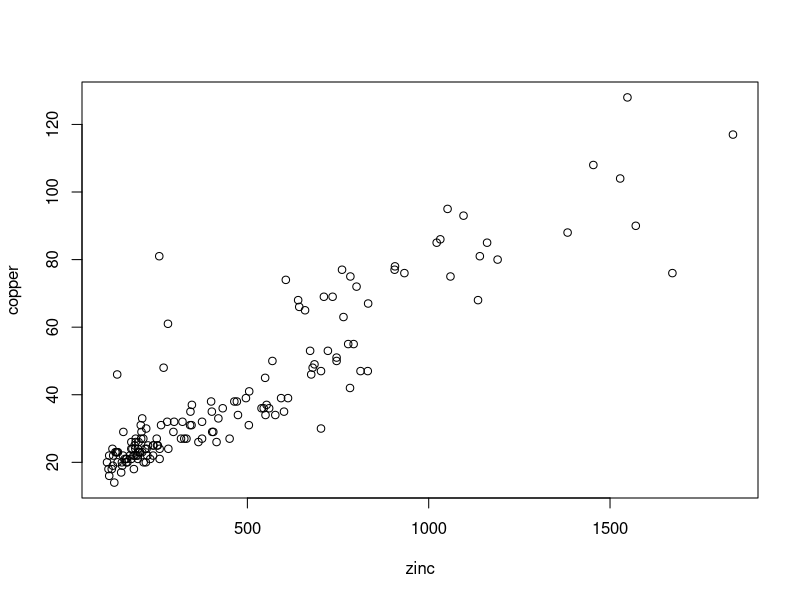
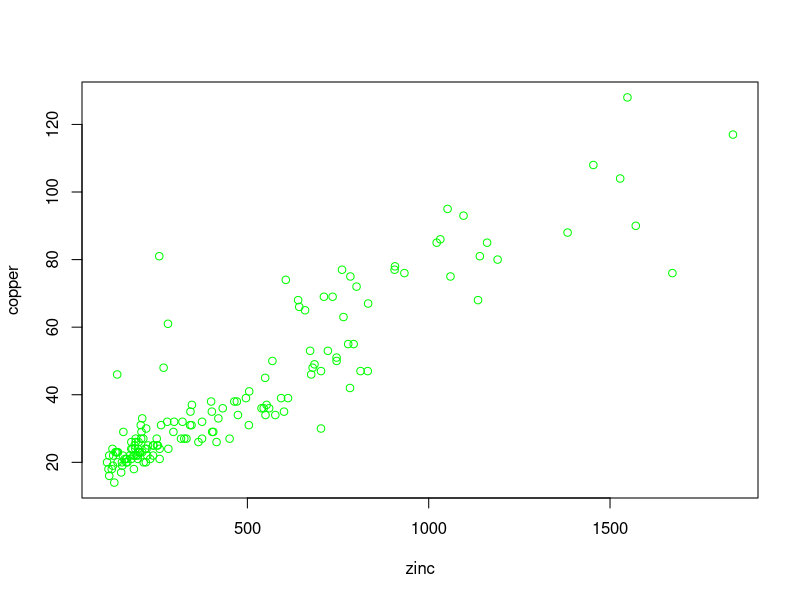
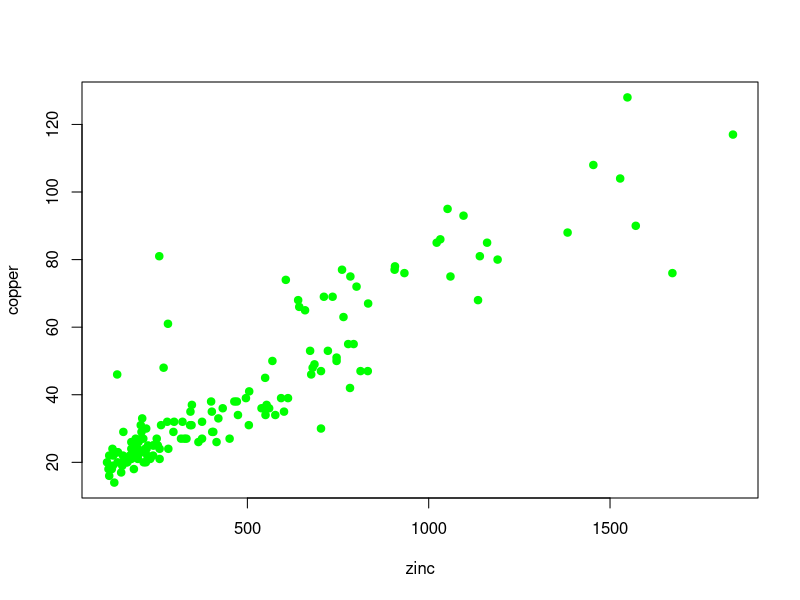
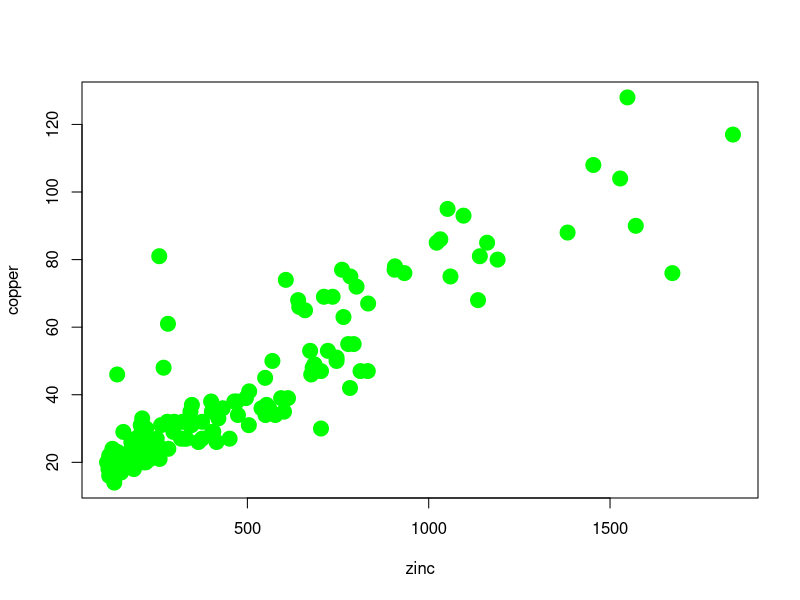

Recreate these plots in R, in order.
install.packages("sp")

library(sp)

data(meuse)

# Let's see how the meuse dataset is structured:

meuse

# let's look at the first row of the set

head(meuse)

# lets' plot two variables

# let's see of the zinc concentration is realted to that of copper

attach(meuse)

plot(zinc,copper)

plot(zinc,copper,col="green")

plot(zinc,copper,col="green",pch=19)

plot(zinc,copper,col="green",pch=19,cex=2)
